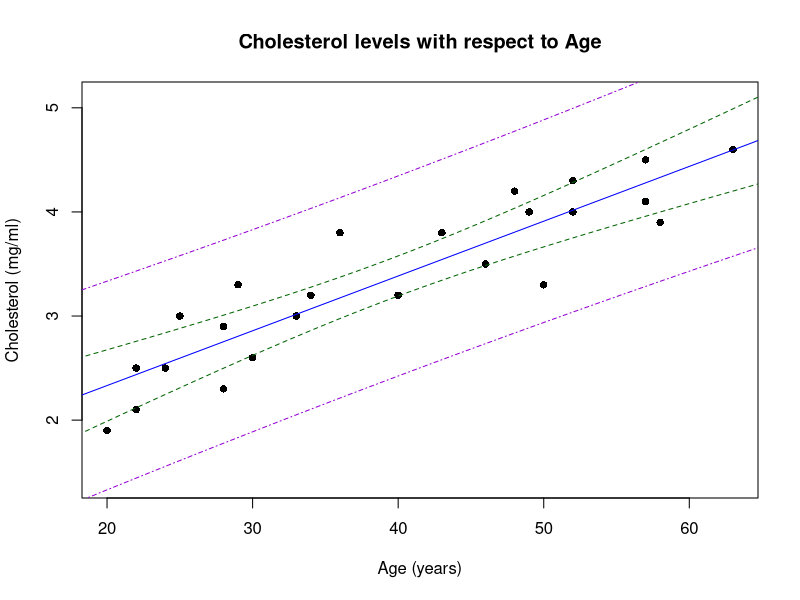

This chart was generated by the following R code:


# Load the data
df <- read.table('./data/cholesterol.txt', sep = "", header = TRUE)
print(dim(df))

# Fit a simple linear model
fitted = lm(y~x, df)
summ <- summary(fitted)
print(summ)

svg('./output/plot.svg')


# Plot
plot(
  df$x, df$y,
  pch = 16,
  col = 'black',
  xlab = 'Age (years)',
  ylab = 'Cholesterol (mg/ml)',
  main = 'Cholesterol levels with respect to Age',
  ylim = c(min(df$y) - 0.5, max(df$y) + 0.5)
)

abline(fitted, col='blue')

# Hypothesis testing and intervals
b1_pval <- summ$coefficients['x', 'Pr(>|t|)']
sprintf('H0: b1 = 0 is not rejected if and only if the significance level is set to be lower than %.16f', b1_pval)

cint.b1 <- confint(fitted, parm = 'x', level = 0.95)
print('Confidence interval for b1')
print(cint.b1)

x0 <- 35
cint.Ey <- predict(fitted, data.frame(x=x0), interval='confidence', level=0.99)
cint.y <- predict(fitted, data.frame(x=x0), interval='prediction', level=0.99)
print(cint.Ey)
print(cint.y)


# Plot the bands
x0 <- seq(from = min(df$x) - 2, to = max(df$x) + 2, length.out=30)
cint.Ey <- predict(fitted, data.frame(x=x0), interval='confidence', level=0.99)
cint.y <- predict(fitted, data.frame(x=x0), interval='prediction', level=0.99)

lines(x0, cint.Ey[,2], col='darkgreen', lty=2)
lines(x0, cint.Ey[,3], col='darkgreen', lty=2)

lines(x0, cint.y[,2], col='darkviolet', lty=4)
lines(x0, cint.y[,3], col='darkviolet', lty=4)

dev.off()




